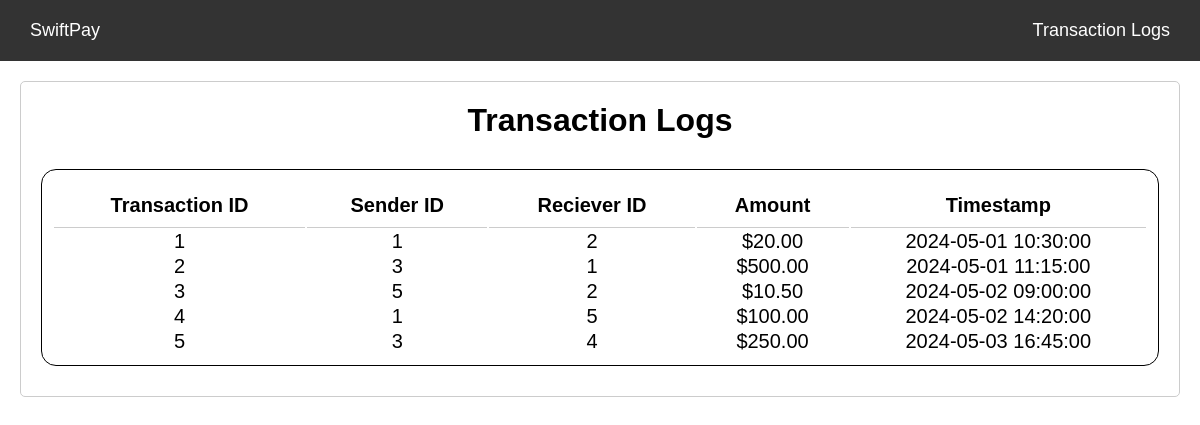
The app's page /transactionlogs.php with its own data.
### tables this page shows
CREATE TABLE IF NOT EXISTS transactionLogs 
(
    LogID INT AUTO_INCREMENT, 
    SenderID INT NOT NULL,
    ReceiverID INT NOT NULL,
    Amount DECIMAL(10, 2) NOT NULL,
    Timestamp DATETIME DEFAULT CURRENT_TIMESTAMP,
    PRIMARY KEY (LogID),
    FOREIGN KEY (SenderID) REFERENCES accounts(AccountID),
    FOREIGN KEY (ReceiverID) REFERENCES accounts(AccountID)
);

### transactionlogs.php (the view, shortened to what this page needs)
<?php
include 'config.php';
?>
<!DOCTYPE html>
<html lang="en">
<head>
    <link rel="stylesheet" href="style.css">
</head>
<body>
    <header>
        <a href="index.php">SwiftPay</a>
        <a href="transactionlogs.php">Transaction Logs</a>
    </header>
    <div class="main-container">
        <h1>Transaction Logs</h1>
        <table>
            <th>
                <tr>
                    <th class="table-headers">Transaction ID</th>
                    <th class="table-headers">Sender ID</th>
                    <th class="table-headers">Reciever ID</th>
                    <th class="table-headers">Amount</th>
                    <th class="table-headers">Timestamp</th>
                </tr>
                <?php
                $sql = "SELECT * FROM transactionLogs ORDER BY LogID ASC";
                $result = $conn->query($sql);
                if ($result->num_rows > 0)
                {
                    while($row = $result->fetch_assoc())
                    {
                        echo "<tr><td>" . $row["LogID"] . "</td><td>" . $row["SenderID"] . "</td><td>" . $row["ReceiverID"] . "</td><td>$" . number_format($row["Amount"], 2) . "</td><td>" . $row["Timestamp"] . "</td></tr>";
                    }
                }
                else
                {
                    echo "<tr><td colspan='5'>No transactions found</td></tr>";
                }
                ?>
            </th>
        </table>
    </div>
</body>
</html>

### style.css (style rules this page uses)
* { margin: 0; padding: 0; box-sizing: border-box; font-family: Arial, Helvetica, sans-serif; }
header { background-color: #333; color: #fff; padding: 20px; display: flex; justify-content: space-between; align-items: center; }
header a { color: #fff; text-decoration: none; margin: 0 10px; font-size: 18px; }
.main-container { padding: 20px; border: 1px solid #ccc; border-radius: 5px; margin: 20px; display: flex; flex-direction: column; }
.main-container h1 { margin-bottom: 20px; text-align: center; }
table { border: 1px solid black; margin: 10px 0; padding: 10px; width: 100%; border-radius: 15px; text-align: center; font-size: 20px; }
.table-headers { justify-content: space-between; font-weight: bold; padding: 10px; border-bottom: 1px solid #ccc; }

### records on screen
transactionlogs: LogID "1", SenderID "1", ReceiverID "2", Amount "20.00", Timestamp "2024-05-01 10:30:00"
transactionlogs: LogID "2", SenderID "3", ReceiverID "1", Amount "500.00", Timestamp "2024-05-01 11:15:00"
transactionlogs: LogID "3", SenderID "5", ReceiverID "2", Amount "10.50", Timestamp "2024-05-02 09:00:00"
transactionlogs: LogID "4", SenderID "1", ReceiverID "5", Amount "100.00", Timestamp "2024-05-02 14:20:00"
transactionlogs: LogID "5", SenderID "3", ReceiverID "4", Amount "250.00", Timestamp "2024-05-03 16:45:00"
